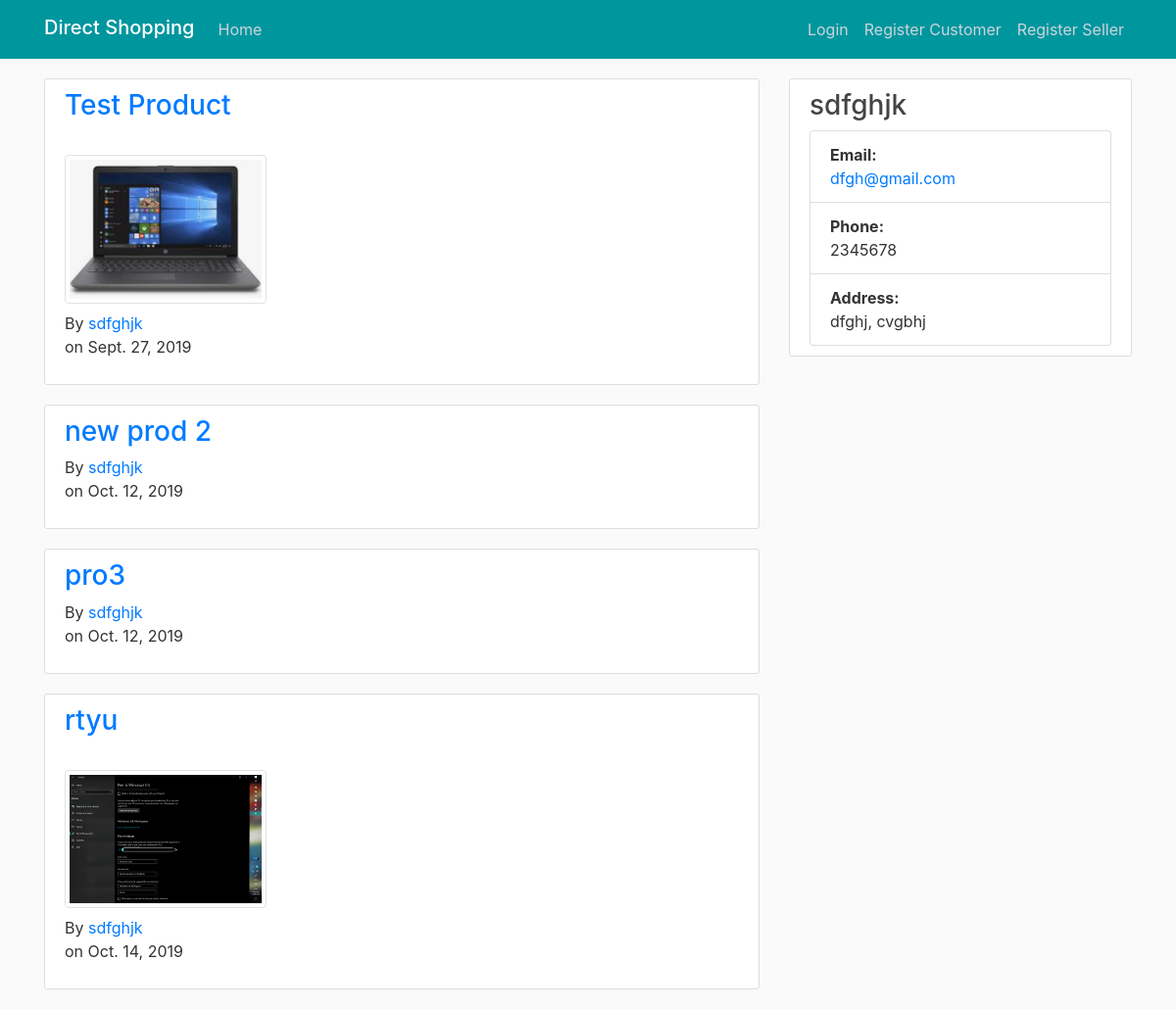
The page /seller/sdfghjk on the database its author committed.
### direct/models.py (models this page shows, shortened)
class Product(models.Model):
    name = models.CharField(max_length=100)
    price = models.DecimalField(max_digits=10, decimal_places=2)
    stock = models.IntegerField()
    description = models.TextField(blank=True, null=True)
    photo = models.ImageField(upload_to="products/", null=True, blank=True)
    category = models.CharField(max_length=30, blank=True, null=True)
    brand = models.CharField(max_length=30, blank=True, null=True)
    rating = models.IntegerField()
    seller_fk = models.ForeignKey(Seller, on_delete=models.CASCADE, null=True)
    pubDate = models.DateField(default=datetime.datetime.now)

class User(AbstractUser):
    username = models.CharField(max_length = 32, unique=True)
    email = models.EmailField(_('email address'), unique=True)
    password = models.CharField(max_length=32)
    isSeller = models.BooleanField(default=False)
    phoneNumber = models.CharField(max_length=15)
    street = models.CharField(max_length=50)
    suburb = models.CharField(max_length=20)
    postcode = models.CharField(max_length=20)
    state = models.CharField(max_length=20)
    country = models.CharField(max_length=20)
    joinedDate = models.DateTimeField(default=datetime.datetime.now)

class Seller(User):
    sellerName = models.CharField(max_length=30)
    def __str__(self):
        return self.sellerName

class User(AbstractUser):
    username = models.CharField(max_length = 32, unique=True)
    email = models.EmailField(_('email address'), unique=True)
    password = models.CharField(max_length=32)
    isSeller = models.BooleanField(default=False)
    phoneNumber = models.CharField(max_length=15)
    street = models.CharField(max_length=50)
    suburb = models.CharField(max_length=20)
    postcode = models.CharField(max_length=20)
    state = models.CharField(max_length=20)
    country = models.CharField(max_length=20)
    joinedDate = models.DateTimeField(default=datetime.datetime.now)

### direct/views.py (the view)
# urls.py: path('seller/<str:sellerName>', direct_views.seller, name='sellerPage'),
def seller(request, sellerName):
    seller = Seller.objects.get(sellerName = sellerName)
    products = Product.objects.all().filter(seller_fk = seller.id)
    context = {
        'title' : 'Home',
        'seller' : seller,
        'products' : products
    }
    return render(request, 'sellerPublic.html', context)

### direct/templates/sellerPublic.html
{% extends "base.html" %}
{% block content %}
{% for product in products %}
    <article class="content-section">
        <h3 class="article-title">
            <a href= "{% url 'view-product' product.id %}">
                {{ product.name }}
            </a>
            {% if product.photo %}
            <div>
                <br>
                <img class="img-thumbnail" src='{{ product.photo.url }}' width="30%">
            </div>
            {% endif %}
        </h3>
        <p>
            By <a href= "{% url 'sellerPage' product.seller_fk %}"> {{ product.seller_fk }}</a>
            <br>
            on {{ product.pubDate }}
        </p>
    </article>
{% endfor %}
{% endblock %}
{% block sidebar %}
<div class="content-section">
    <h3>{{ seller }}</h3>
    <ul class="list-group">
        <li class="list-group-item">
            <div class="font-weight-bold">Email:</div>
            <a href="mailto:{{seller.email}}">
                {{ seller.email }}
            </a>
        </li>
        <li class="list-group-item">
            <div class="font-weight-bold">Phone:</div>
            {{ seller.phoneNumber }}
        </li>
        <li class="list-group-item">
            <div class="font-weight-bold">Address:</div>
            {{ seller.street }}, {{ seller.suburb }}
        </li>
    </ul>
</div>
{% endblock %}

### direct/static/css/main.css (style rules this page uses)
body { background: #fafafa; color: #333333; margin-top: 5rem; }
h1, h2, h3, h4, h5, h6 { color: #444444; }
ul { margin: 0; }
.content-section { background: #ffffff; padding: 10px 20px; border: 1px solid #dddddd; border-radius: 3px; margin-bottom: 20px; }
.article-title { color: #444444; }

### rows shown on the page
Product: name "Test Product", photo (picture), seller_fk "sdfghjk", pubDate "Sept. 27, 2019"
Product: name "new prod 2", seller_fk "sdfghjk", pubDate "Oct. 12, 2019"
Product: name "pro3", seller_fk "sdfghjk", pubDate "Oct. 12, 2019"
Product: name "rtyu", photo (picture), seller_fk "sdfghjk", pubDate "Oct. 14, 2019"
Seller: sellerName "sdfghjk"
User: email "dfgh@gmail.com", phoneNumber "2345678", street "dfghj", suburb "cvgbhj"
